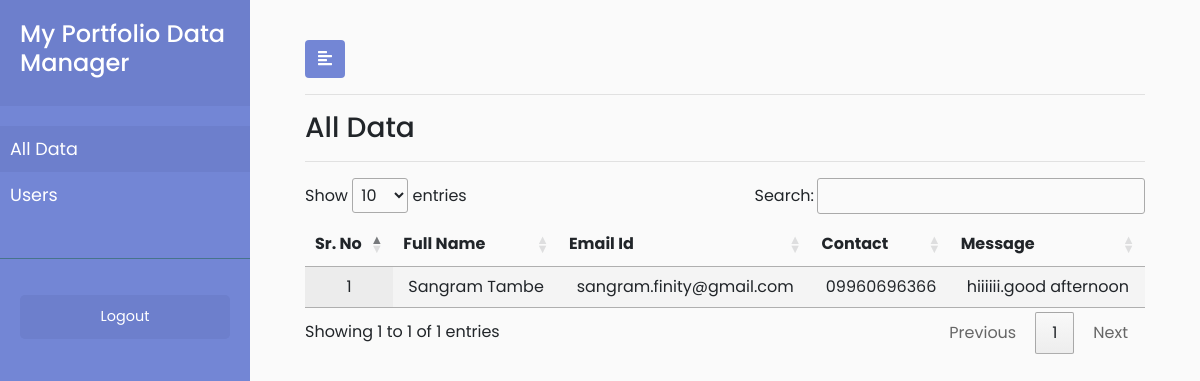
The page /all_data (signed in) on the database its author committed.
### my_portfolio_website_app/models.py (models this page shows, shortened)
class ContactForm(models.Model):
    full_name = models.CharField(max_length=300,blank=True)
    email_id = models.CharField(max_length=300,blank=True)
    contact_number = models.CharField(max_length=300,blank=True)
    message = models.TextField(max_length=3000,blank=True)
    created_at = models.DateTimeField(default=timezone.now)
    class Meta:
        verbose_name_plural = "Contact Form Data"
        verbose_name = "Contact Form"

### my_portfolio_website_app/views.py (the view)
# urls.py: path('all_data',views.all_data,name='all_data'),
@login_required(login_url='/login')
def all_data(request):
    contact_data = ContactForm.objects.all()
    data = {'contact_data':contact_data}
    return render(request,'my_portfolio_website_app/all_data.html',data)

### my_portfolio_website_app/templates/my_portfolio_website_app/all_data.html (shortened to what this page needs)
{% extends 'my_portfolio_website_app/base1.html' %}
{% load static %}
{% block content %}
<h3>All Data</h3>
<hr>
<div>
    <table id="my_table" class="display" style="width:  100%;text-align: center;">
        <thead>
            <tr>
                <th>Sr. No</th>
                <th>Full Name</th>
                <th>Email Id</th>
                <th>Contact</th>
                <th>Message</th>
            </tr>
        </thead>
        <tbody>
            {% for data in contact_data %}
            <tr>
                <td>{{ forloop.counter }}</td>
                <td>{{ data.full_name }}</td>
                <td>{{ data.email_id }}</td>
                <td>{{ data.contact_number }}</td>
                <td>{{ data.message }}</td>
            </tr>
            {% endfor %}
        </tbody>
    </table>
</div>
{% endblock %}

### my_portfolio_website_app/static/my_portfolio_website_app/assets/css/style.css (style rules this page uses)
body { font-family: 'Poppins', sans-serif; background: #fafafa; }

### rows shown on the page
ContactForm: full_name "Sangram Tambe", email_id "sangram.finity@gmail.com", contact_number "09960696366", message "hiiiiii.good afternoon"
